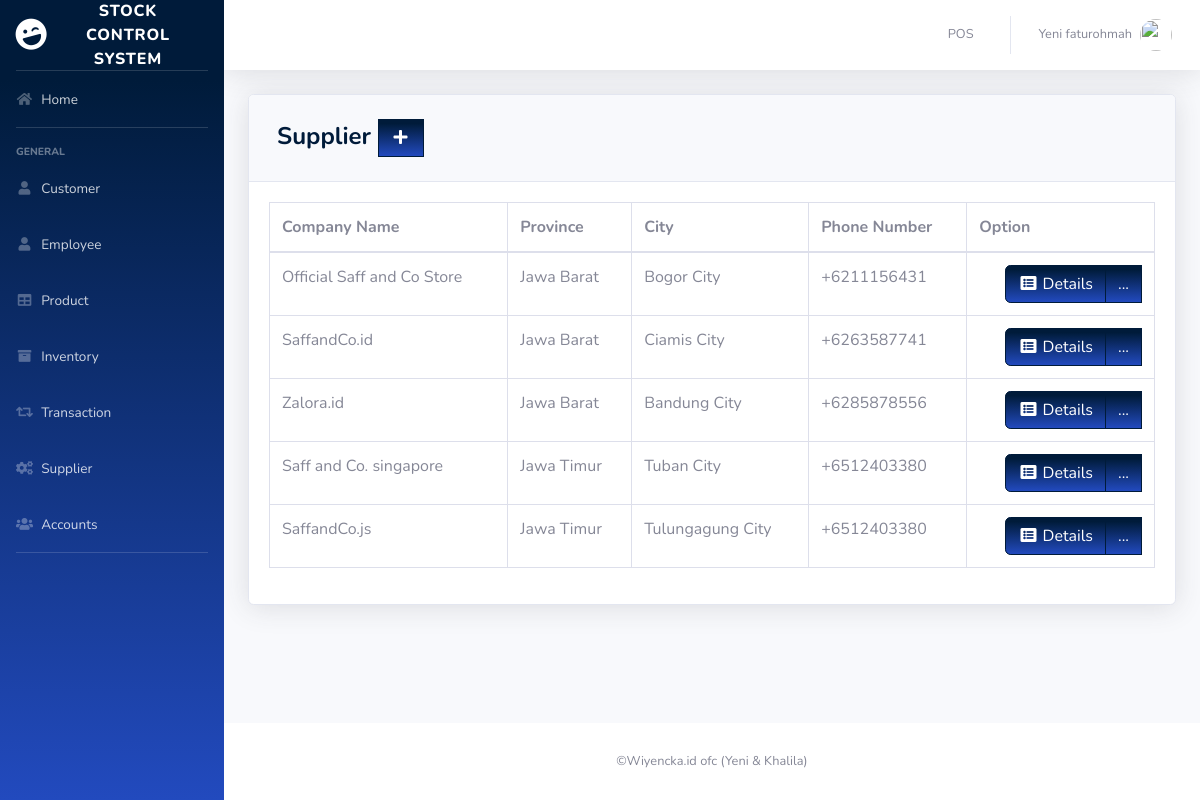
The app's page /php/supplier.php (signed in) with its own data.
### tables this page shows
CREATE TABLE `supplier` (
  `SUPPLIER_ID` int(11) NOT NULL,
  `COMPANY_NAME` varchar(50) DEFAULT NULL,
  `LOCATION_ID` int(11) NOT NULL,
  `PHONE_NUMBER` varchar(11) DEFAULT NULL
);

CREATE TABLE `location` (
  `LOCATION_ID` int(11) NOT NULL,
  `PROVINCE` varchar(100) DEFAULT NULL,
  `CITY` varchar(100) DEFAULT NULL
);

### php/supplier.php (the view, shortened to what this page needs)
<?php
include '../include/connection.php';
include '../include/sidebar.php';
?>
            <div class="card shadow mb-4">
            <div class="card-header py-3">
              <h4 class="m-2 font-weight-bold text-primary">Supplier&nbsp;<a  href="#" data-toggle="modal" data-target="#supplierModal" type="button" class="btn btn-primary bg-gradient-primary" style="border-radius: 0px;"><i class="fas fa-fw fa-plus"></i></a></h4>
            </div>
            <div class="card-body">
              <div class="table-responsive">
                <table class="table table-bordered" id="dataTable" width="100%" cellspacing="0">
               <thead>
                   <tr>
                       <th>Company Name</th>
                       <th>Province</th>
                       <th>City</th>
                       <th>Phone Number</th>
                       <th>Option</th>
                   </tr>
               </thead>
          <tbody>
<?php
    $query = 'SELECT SUPPLIER_ID, COMPANY_NAME, l.PROVINCE, l.CITY, PHONE_NUMBER FROM supplier s join location l on s.LOCATION_ID=l.LOCATION_ID';
        $result = mysqli_query($db, $query) or die (mysqli_error($db));
            while ($row = mysqli_fetch_assoc($result)) {
                echo '<tr>';
                echo '<td>'. $row['COMPANY_NAME'].'</td>';
                echo '<td>'. $row['PROVINCE'].'</td>';
                echo '<td>'. $row['CITY'].'</td>';
                echo '<td>'. $row['PHONE_NUMBER'].'</td>';
                      echo '<td align="right"> <div class="btn-group">
                              <a type="button" class="btn btn-primary bg-gradient-primary" href="sup_searchfrm.php?action=edit & id='.$row['SUPPLIER_ID'] . '"><i class="fas fa-fw fa-list-alt"></i> Details</a>
                            <div class="btn-group">
                              <a type="button" class="btn btn-primary bg-gradient-primary dropdown no-arrow" data-toggle="dropdown" style="color:white;">
                              ... <span class="caret"></span></a>
                            <ul class="dropdown-menu text-center" role="menu">
                                <li>
                                  <a type="button" class="btn btn-warning bg-gradient-warning btn-block" style="border-radius: 0px;" href="sup_edit.php?action=edit & id='.$row['SUPPLIER_ID']. '">
                                    <i class="fas fa-fw fa-edit"></i> Edit
                                  </a>
                                </li>
                            </ul>
                            </div>
                          </div> </td>';
                      echo '</tr> ';
                        }
?>
                                </tbody>
                            </table>
                        </div>
                    </div>
                  </div>
<?php
include '../include/footer.php';
?>

### records on screen
supplier: COMPANY_NAME "Official Saff and Co Store", LOCATION_ID.PROVINCE "Jawa Barat", LOCATION_ID.CITY "Bogor City", PHONE_NUMBER "+6211156431"
supplier: COMPANY_NAME "SaffandCo.id", LOCATION_ID.PROVINCE "Jawa Barat", LOCATION_ID.CITY "Ciamis City", PHONE_NUMBER "+6263587741"
supplier: COMPANY_NAME "Zalora.id", LOCATION_ID.PROVINCE "Jawa Barat", LOCATION_ID.CITY "Bandung City", PHONE_NUMBER "+6285878556"
supplier: COMPANY_NAME "Saff and Co. singapore", LOCATION_ID.PROVINCE "Jawa Timur", LOCATION_ID.CITY "Tuban City", PHONE_NUMBER "+6512403380"
supplier: COMPANY_NAME "SaffandCo.js", LOCATION_ID.PROVINCE "Jawa Timur", LOCATION_ID.CITY "Tulungagung City", PHONE_NUMBER "+6512403380"

### other values on screen
$_SESSION['FIRST_NAME'] "Yeni"
$_SESSION['LAST_NAME'] "faturohmah"
